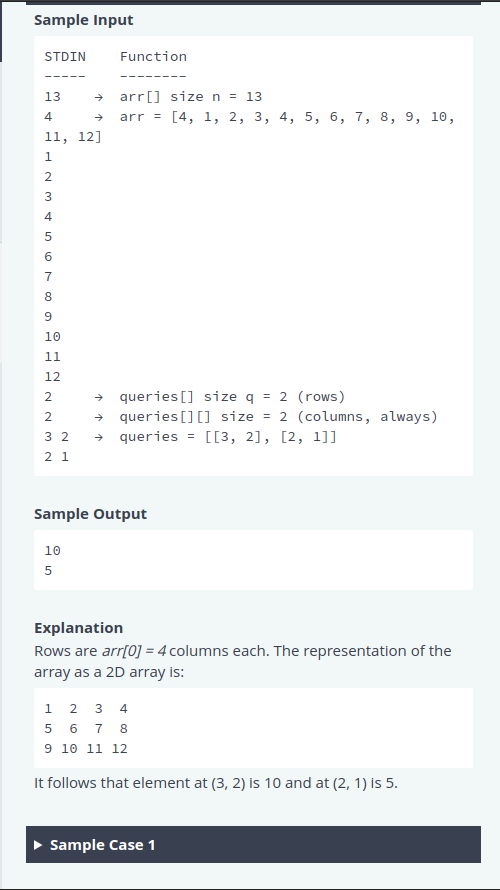
#> input picture Instadeep_CodingTest/OfficialTest_1_3_cut.png, 500 x 890 px, given as the content of the folder /home/hardli/python/HackerRank, which was not available
$ python HackerRank_ScreenShot_Exercises_Cutter.py
#> lines starting #> are read from the running program, lines starting #| are printed output that depends on the picture
import matplotlib.image as mpimg
import os

# e.g. /home/hardli/python/HackerRank
op_path = '/home/hardli/python/HackerRank'
img_lst = [i for i in os.listdir(op_path) if i.endswith('png') and not i.endswith('cut.png')]
img_lst.sort()


stop = False
while stop == False:

    print(img_lst)
    # select images
    img_name = input("Give the name of the image to be cut: ")
#> the answer given: Instadeep_CodingTest/OfficialTest_1_3_cut.png
    img = mpimg.imread(op_path + '/' + img_name)
#> img is the input picture: shape (890, 500, 4) float32; mean R, G, B, A 0.932, 0.944, 0.947, 1
    # screenshot size: H=1080, W=1920, C=4
    H,W,C = img.shape
#> H = 890; W = 500; C = 4
    # print(H,W)
    # plt.imshow(img)

    # cut images
    cut_img = img[130:1020,150:650,:]
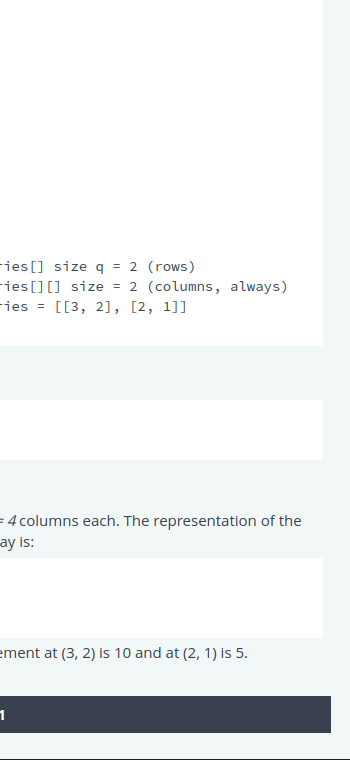
#> cut_img: shape (760, 350, 4) float32; mean R, G, B, A 0.938, 0.946, 0.95, 1
    # plt.imshow(cut_img)

    # output images
    output_path = op_path + '/' + img_name[:-4] + '_cut.png'
    mpimg.imsave(output_path, arr = cut_img)

    # remove current image
#> (the run stopped early here; a loop or call above may not have finished)

$ run again, on Instadeep_CodingTest/OfficialTest_2_1_cut.png
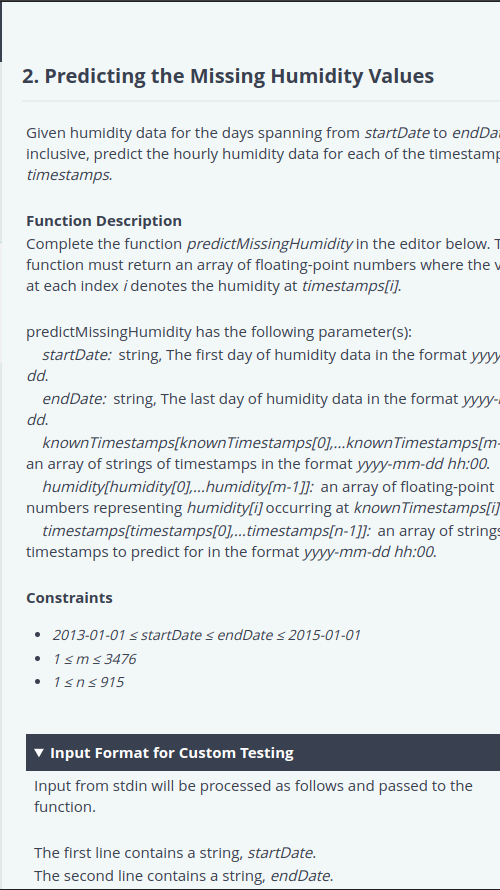
#> input picture Instadeep_CodingTest/OfficialTest_2_1_cut.png, 500 x 890 px, given as the content of the folder /home/hardli/python/HackerRank, which was not available
#> img is the input picture: shape (890, 500, 4) float32; mean R, G, B, A 0.876, 0.899, 0.905, 1
#> `cut_img = img[130:1020,150:650,:]`:
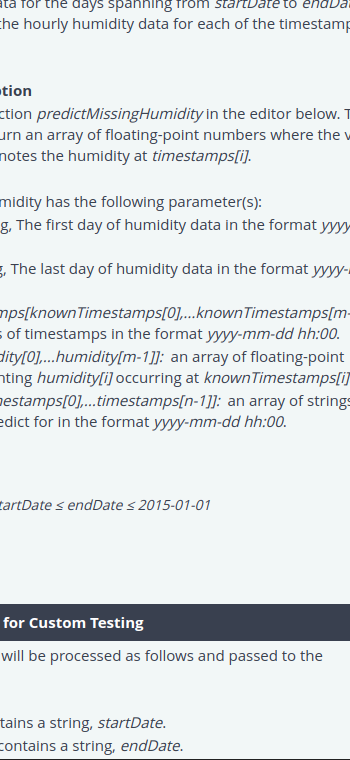
#> cut_img: shape (760, 350, 4) float32; mean R, G, B, A 0.875, 0.894, 0.9, 1

$ run again, on Instadeep_CodingTest/OfficialTest_2_2_cut.png
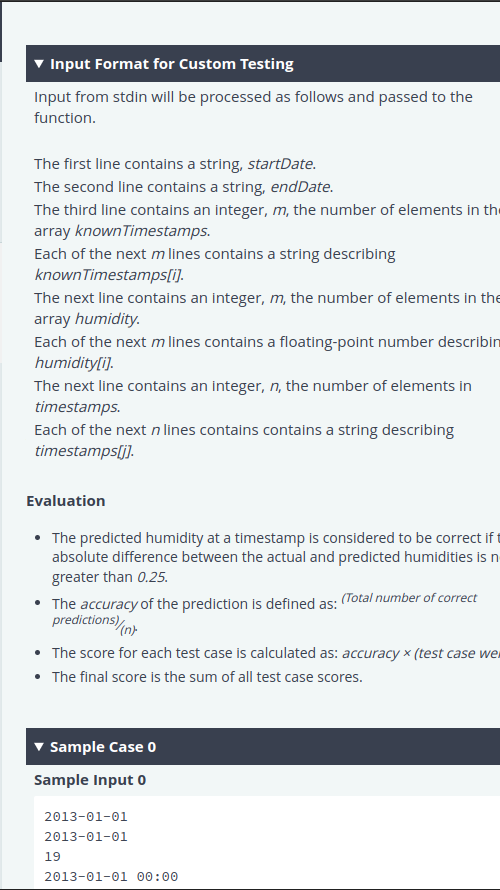
#> input picture Instadeep_CodingTest/OfficialTest_2_2_cut.png, 500 x 890 px, given as the content of the folder /home/hardli/python/HackerRank, which was not available
#> img is the input picture: shape (890, 500, 4) float32; mean R, G, B, A 0.864, 0.884, 0.891, 1
#> `cut_img = img[130:1020,150:650,:]`:
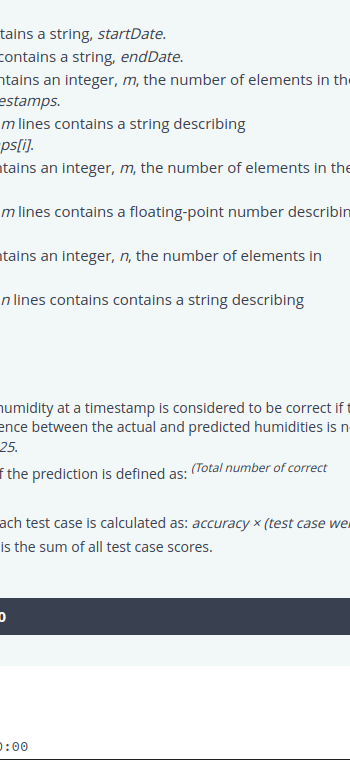
#> cut_img: shape (760, 350, 4) float32; mean R, G, B, A 0.891, 0.909, 0.914, 1
